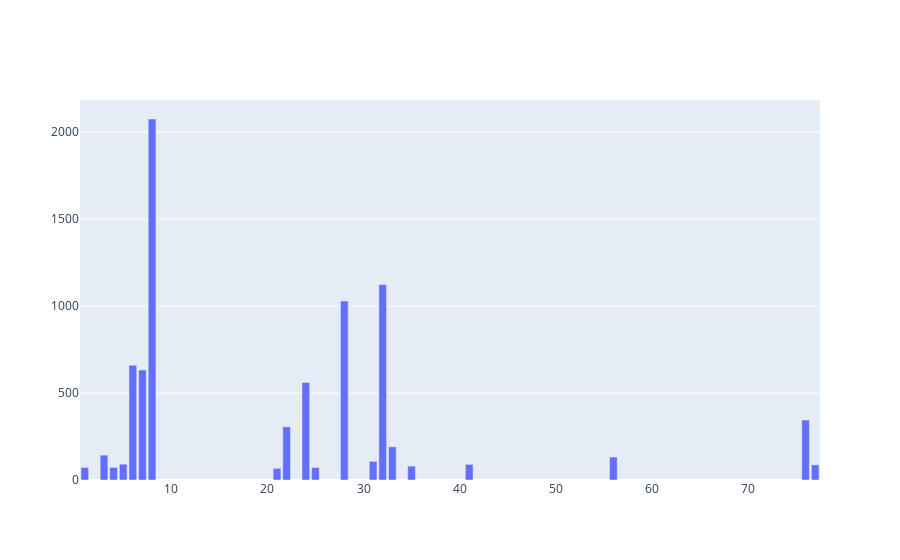

Notebook cell for this chart:
### Code cell
fig=go.Figure(data=go.Bar(x=data.index,y=data.values))
fig.show()

### Figure 1 — Plotly figure (JSON) as saved in the notebook; plotly's stock layout.template omitted (floating-point values rounded to 4 significant figures)
{"data": [{"type": "bar", "x": [8, 32, 28, 6, 7, 24, 76, 22, 33, 3, 56, 31, 5, 41, 77, 35, 25, 4, 1, 21], "y": [2076, 1124, 1029, 660, 633, 561, 345, 306, 191, 143, 132, 107, 91, 90, 87, 80, 72, 72, 72, 67]}], "layout": {}}
